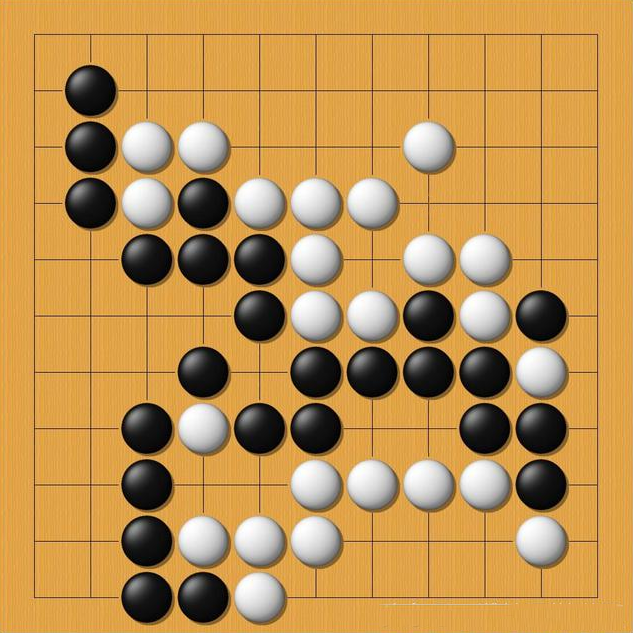
#> input picture go.png, 633 x 633 px
$ jupyter execute hw7.ipynb
#> lines starting #> are read from the running program, lines starting #| are printed output that depends on the picture; after the words box and inside, x2 and y2 are one past the last pixel; in counts of white or black regions, pixels touching at a corner belong together
[cell 1]
import cv2
import numpy as np
from matplotlib import pyplot as plt


img = cv2.imread("go.png", 0)
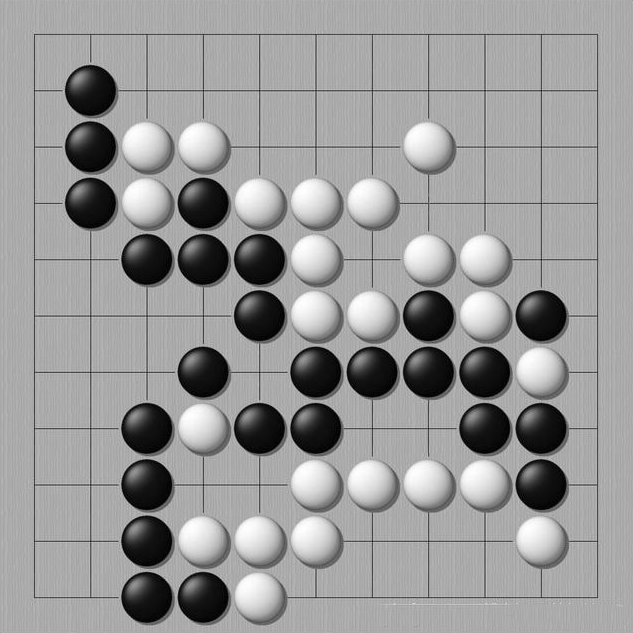
#> img: shape (633, 633); min 0, max 255, mean 152.7

if __name__ == '__main__':

    _ret, thresh1 = cv2.threshold(img, 190, 255, cv2.THRESH_BINARY)
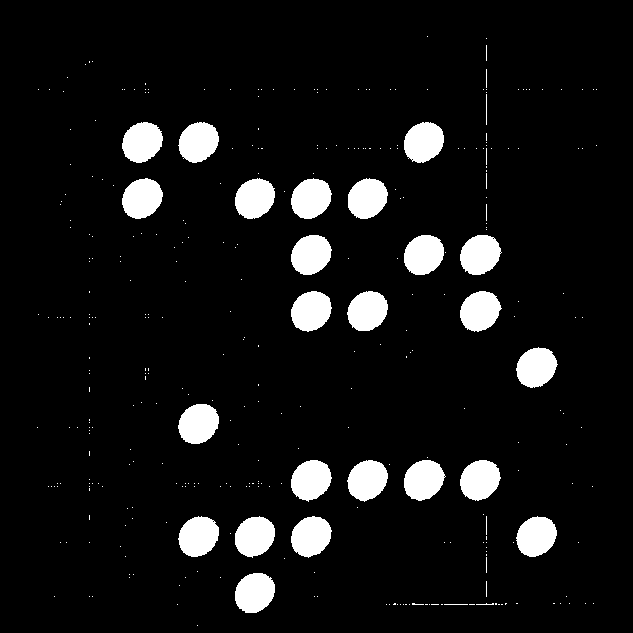
#> thresh1: shape (633, 633); 7.7% white; 347 white regions (320 under 20 px), largest, box (x1, y1, x2, y2) and area: (404, 460, 446, 501) 1269, (178, 516, 219, 557) 1268, (291, 291, 332, 332) 1267

    _ret, thresh2 = cv2.threshold(img, 50, 255, cv2.THRESH_BINARY_INV)
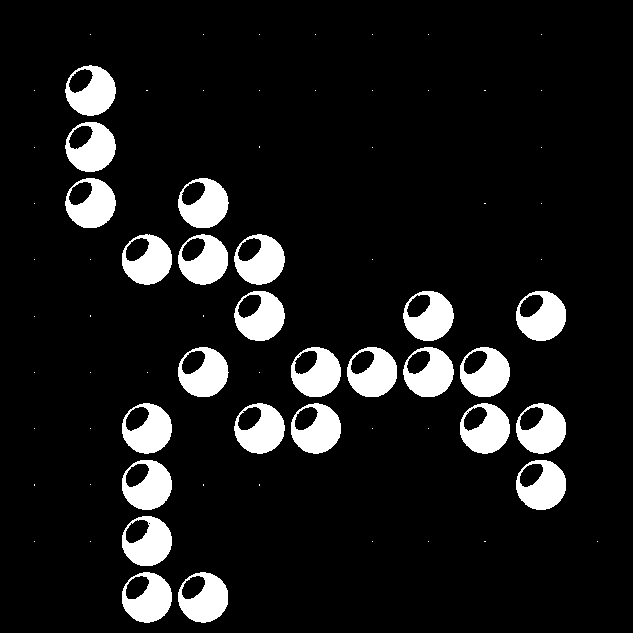
#> thresh2: shape (633, 633); 10.1% white; 73 white regions (48 under 20 px), largest, box (x1, y1, x2, y2) and area: (234, 234, 285, 285) 1629, (460, 403, 510, 454) 1624, (291, 403, 341, 454) 1623
    white_img = cv2.morphologyEx(thresh1, cv2.MORPH_OPEN, np.ones((5, 5), np.uint8))
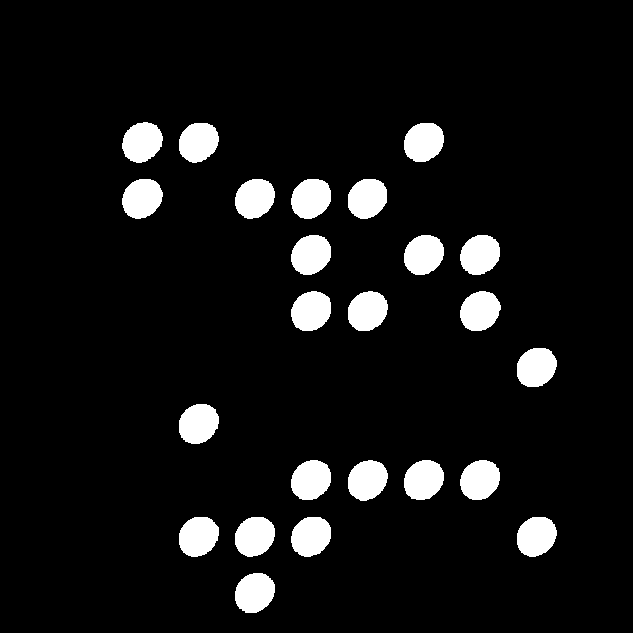
#> white_img: shape (633, 633); 7.5% white; 24 white regions, largest, box (x1, y1, x2, y2) and area: (122, 122, 163, 163) 1263, (291, 179, 331, 219) 1263, (291, 291, 331, 331) 1263
    white_img = cv2.dilate(white_img, np.ones((10, 10), np.uint8))
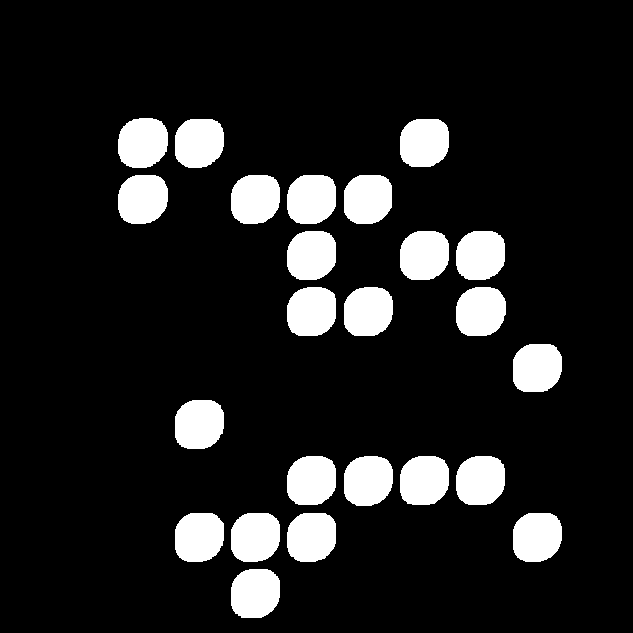
#> white_img: shape (633, 633); 12.3% white; 24 white regions, largest, box (x1, y1, x2, y2) and area: (118, 118, 168, 168) 2082, (118, 175, 168, 224) 2070, (456, 287, 506, 336) 2068

    black_img = cv2.morphologyEx(thresh2, cv2.MORPH_OPEN, np.ones((5, 5), np.uint8))
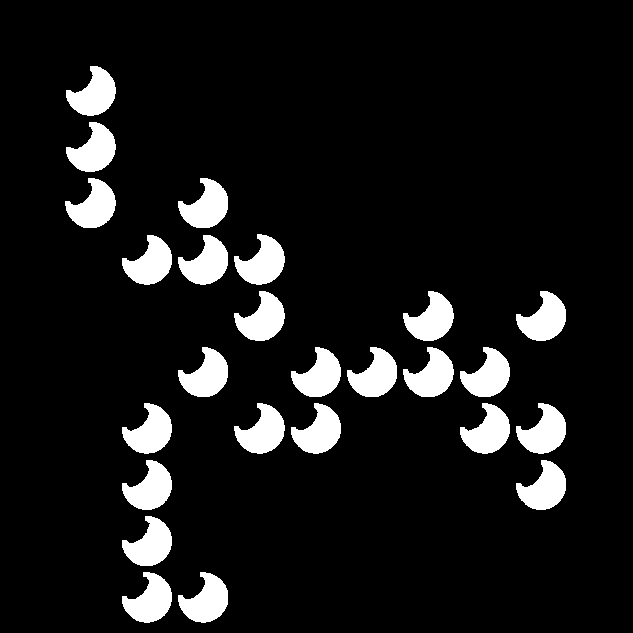
#> black_img: shape (633, 633); 9.5% white; 25 white regions, largest, box (x1, y1, x2, y2) and area: (234, 234, 285, 285) 1545, (234, 403, 285, 454) 1536, (178, 572, 228, 623) 1534
    black_img = cv2.erode(black_img, np.ones((4, 4), np.uint8))
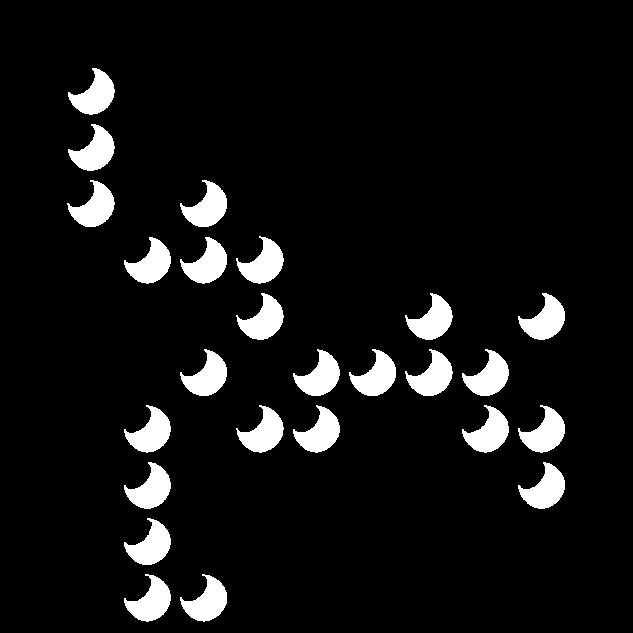
#> black_img: shape (633, 633); 7.5% white; 25 white regions, largest, box (x1, y1, x2, y2) and area: (236, 236, 284, 284) 1221, (236, 405, 284, 453) 1215, (180, 574, 227, 622) 1213

    total_img = cv2.bitwise_not(cv2.bitwise_and(cv2.bitwise_not(black_img), cv2.bitwise_not(white_img)))
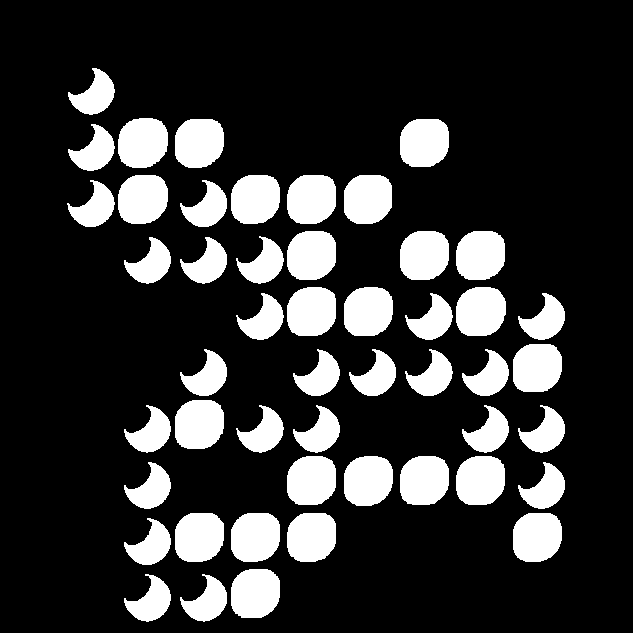
#> total_img: shape (633, 633); 19.9% white; 49 white regions, largest, box (x1, y1, x2, y2) and area: (118, 118, 168, 168) 2082, (118, 175, 168, 224) 2070, (456, 287, 506, 336) 2068
    plt.axis('off')
    plt.imshow(cv2.cvtColor(total_img, cv2.COLOR_BGR2RGB))

    print(len(cv2.findContours(total_img, cv2.RETR_EXTERNAL, cv2.CHAIN_APPROX_NONE)[0]))
#| 49
